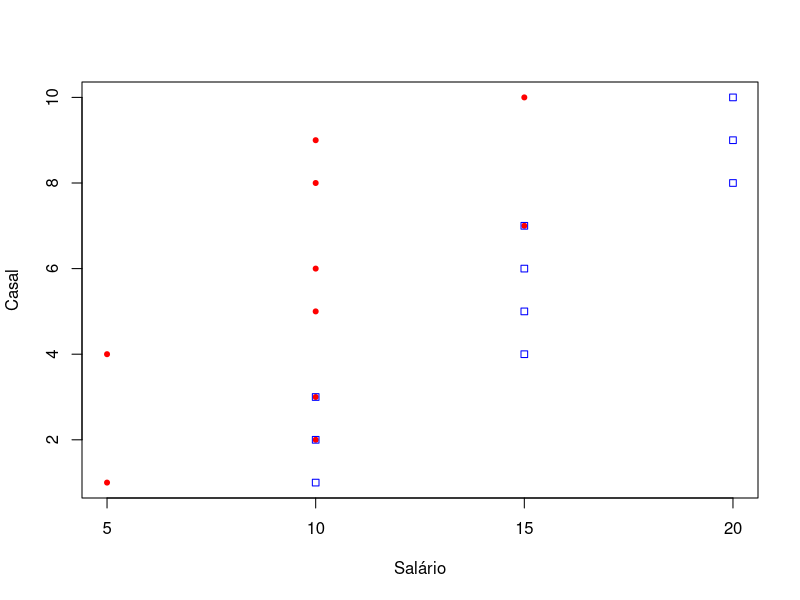

Here is the R script that generated this plot:
# Set my working directory
setwd("/home/deborass/Documentos/R/Lista3/Exer6")

# Import data
data <- read.csv(file = 'exer6.csv')

#exercicio a

sal <- data.frame(data$mulher, data$homem)
casal <- data$casal

matplot(sal, casal, xlab="Salário", ylab="Casal", col=c("red", "blue"), pch=c(20, 22))

dev.print(pdf, file="Dispercao.pdf", width=8, height=8, pointsize=12)

# exercicio b

m_s <- data$mulher
h_s <- data$homem

r <- 0
aux1 <- 0
aux2 <- 0
aux3 <- 0

for(i in 1:10) {
	aux1 <- aux1 + (m_s[i] - mean(m_s))*(h_s[i] - mean(h_s))
	aux2 <- aux2 + (m_s[i] - mean(m_s))*(m_s[i] - mean(m_s))
	aux3 <- aux3 + (h_s[i] - mean(h_s))*(h_s[i] - mean(h_s))
}

r <- aux1 / sqrt(aux2*aux3)

print(r) #0.4082

# exercicio c

sal_familiar <- 0

for(i in 1:10) {
	sal_familiar[i] <- m_s[i] + h_s[i]
}

print(mean(sal_familiar)) #25

print(sd(sal_familiar)) #6.2361

# exercicio d

sal_familiar <- 0

for(i in 1:10) {
	sal_familiar[i] <- m_s[i]*0.94 + h_s[i]*0.92
}

print(mean(sal_familiar)) #23.2

print(sd(sal_familiar)) #5.7908

